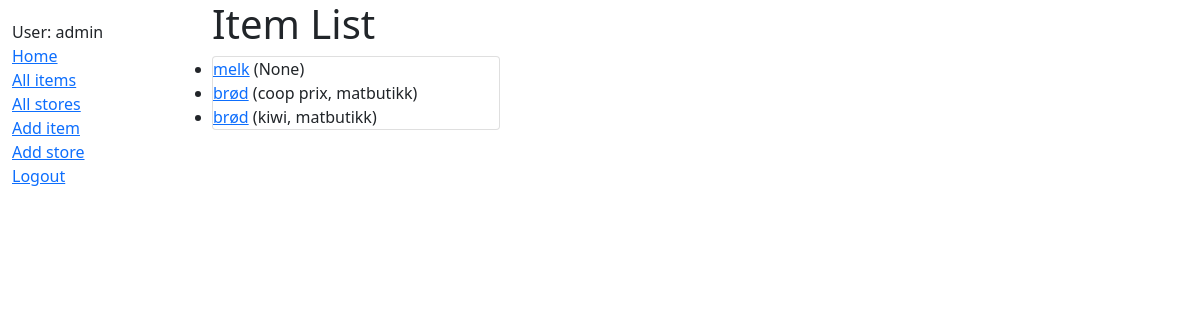
/catalog/items/ (signed in), run on an earlier commit of the app's database.
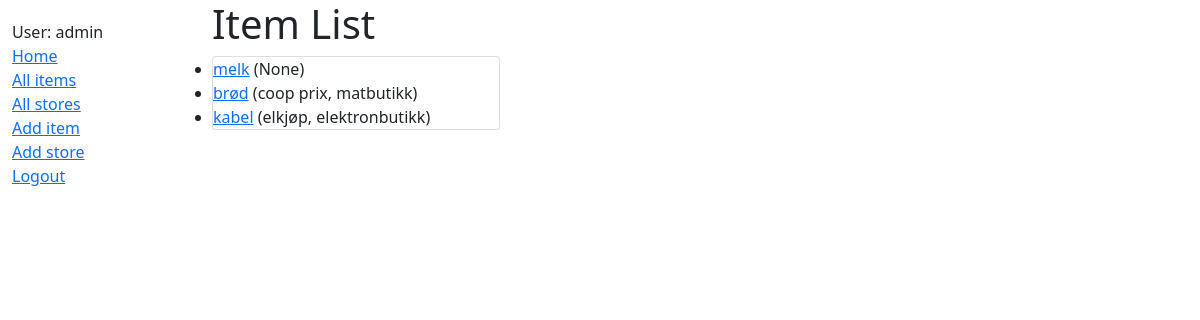
And on a later commit of the database.
### catalog/models.py (models this page shows, shortened)
class Item(models.Model):
    title = models.CharField(max_length=200)
    store = models.ForeignKey('Store', on_delete=models.SET_NULL, null=True)
    summary = models.TextField(max_length=1000, help_text='Enter a description of Item ')
    def get_absolute_url(self):
        return reverse('item-detail', args=[str(self.id)])

class Store(models.Model):
    compeny_name = models.CharField(max_length=100, help_text='Enter a compeny name', default=' ')
    type_name = models.CharField(max_length=100, help_text='Enter a type name', default=' ')
    class Meta:
        ordering = ['type_name', 'compeny_name']
    def __str__(self):
        return f'{self.compeny_name}, {self.type_name}'

### catalog/views.py (the view)
# urls.py: path('items/', views.ItemListView.as_view(),name='items'),
class ItemListView(generic.ListView):
    model = Item
    paginate_by = 100

### catalog/templates/catalog/item_list.html
{% extends "base_generic.html" %}
{% block content %}
  <h1>Item List</h1>
  {% if item_list %}
  <div class="card" style="width: 18rem;">
    <ul class="list-group list-group-flush">
    {% for item in item_list %}
      <li>
        <a href="{{ item.get_absolute_url }}">{{ item.title }}</a> ({{item.store}})
      </li>
    {% endfor %}
    </ul>
  </div>
  {% else %}
    <p>There are no items in this store</p>
  {% endif %}
{% endblock %}

### catalog/templates/base_generic.html (shortened to what this page needs)
<!DOCTYPE html>
<html lang="en">
<head>
  <link href="https://cdn.jsdelivr.net/npm/bootstrap@5.1.3/dist/css/bootstrap.min.css" rel="stylesheet">
  {% load static %}
  <link rel="stylesheet" href="{% static 'css/styles.css' %}">
</head>
<body>
  <div class="container-fluid">
    <div class="row">
      <div class="col-sm-2">
      {% block sidebar %}
        <ul class="sidebar-nav">
         {% if user.is_authenticated %}
          <li>User: {{ user.get_username }}</li>
          <li><a href="{% url 'index' %}">Home</a></li>
          <li><a href="{% url 'items' %}">All items</a></li>
          <li><a href="{% url 'store' %}">All stores</a></li>
          <li><a href="{% url 'item-create' %}?next={{request.path}}">Add item</a></li>
          <li><a href="{% url 'store-create' %}?next={{request.path}}">Add store</a></li>
          <li><a href="{% url 'logout'%}?next={{request.path}}">Logout</a></li>
         {% else %}
           <li><a href="{% url 'login'%}?next={{request.path}}">Login</a></li>
         {% endif %}
        </ul>
     {% endblock %}
      </div>
      <div class="col-sm-10 ">{% block content %}{% endblock %}</div>
    </div>
  </div>
</body>
</html>

### catalog/static/css/styles.css (style rules this page uses)
.sidebar-nav { margin-top: 20px; padding: 0; list-style: none; }

What changed in the data, as far as the page shows it:
removed Item: title "brød", store "kiwi, matbutikk"
added Item: title "kabel", store "elkjøp, elektronbutikk"
